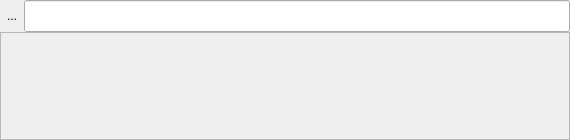
<?xml version="1.0" encoding="UTF-8"?>
<ui version="4.0">
 <class>Form</class>
 <widget class="QWidget" name="Form">
  <property name="geometry">
   <rect>
    <x>0</x>
    <y>0</y>
    <width>570</width>
    <height>140</height>
   </rect>
  </property>
  <property name="minimumSize">
   <size>
    <width>570</width>
    <height>140</height>
   </size>
  </property>
  <property name="windowTitle">
   <string>Form</string>
  </property>
  <layout class="QGridLayout" name="gridLayout">
   <property name="margin">
    <number>0</number>
   </property>
   <property name="spacing">
    <number>0</number>
   </property>
   <item row="0" column="2">
    <widget class="XLineEdit" name="uiNameTXT">
     <property name="minimumSize">
      <size>
       <width>0</width>
       <height>32</height>
      </size>
     </property>
     <property name="x_hint" stdset="0">
      <string>custom compound</string>
     </property>
    </widget>
   </item>
   <item row="1" column="0" colspan="4">
    <widget class="QScrollArea" name="uiQueryAREA">
     <property name="widgetResizable">
      <bool>true</bool>
     </property>
     <widget class="QWidget" name="scrollAreaWidgetContents">
      <property name="geometry">
       <rect>
        <x>0</x>
        <y>0</y>
        <width>568</width>
        <height>106</height>
       </rect>
      </property>
     </widget>
    </widget>
   </item>
   <item row="0" column="1">
    <widget class="QToolButton" name="uiBackBTN">
     <property name="toolTip">
      <string>&lt;html&gt;&lt;head/&gt;&lt;body&gt;&lt;p&gt;Go Back&lt;/p&gt;&lt;/body&gt;&lt;/html&gt;</string>
     </property>
     <property name="text">
      <string>...</string>
     </property>
     <property name="icon">
      <iconset resource="../../../../../resources/projexui_default.qrc">
       <normaloff>:/default/img/query/back.png</normaloff>:/default/img/query/back.png</iconset>
     </property>
     <property name="iconSize">
      <size>
       <width>24</width>
       <height>24</height>
      </size>
     </property>
     <property name="autoRaise">
      <bool>true</bool>
     </property>
    </widget>
   </item>
  </layout>
 </widget>
 <customwidgets>
  <customwidget>
   <class>XLineEdit</class>
   <extends>QLineEdit</extends>
   <header>projexui.widgets.xlineedit</header>
  </customwidget>
 </customwidgets>
 <resources>
  <include location="../../../../../resources/projexui_default.qrc"/>
 </resources>
 <connections/>
</ui>
